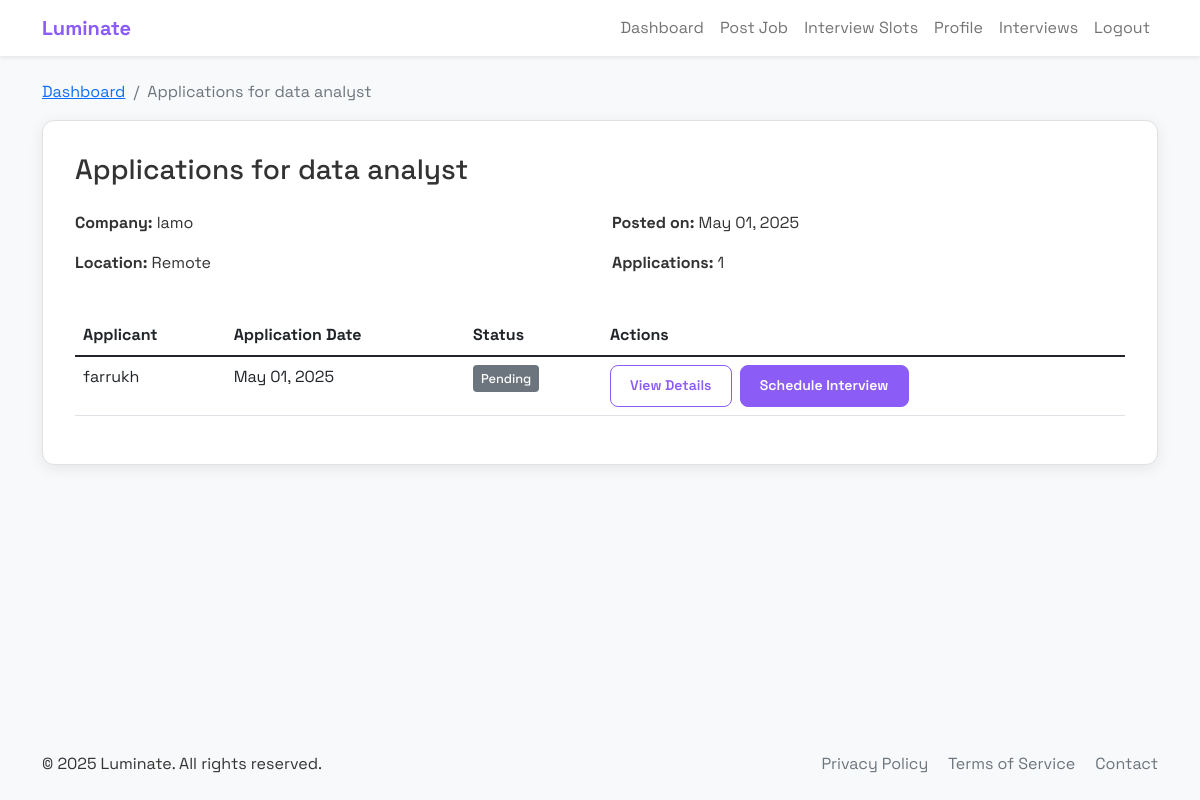
The page /view_applications/1 (signed in) on the database its author committed.
### application.py (models this page shows, shortened)
class Job(db.Model):
    id = db.Column(db.Integer, primary_key=True)
    title = db.Column(db.String(100), nullable=False)
    company = db.Column(db.String(100), nullable=False)
    description = db.Column(db.Text, nullable=False)
    required_skills = db.Column(db.String(500), nullable=False)
    location = db.Column(db.String(100))
    salary = db.Column(db.String(50))
    date_posted = db.Column(db.DateTime, default=datetime.utcnow)
    employer_id = db.Column(db.Integer, db.ForeignKey('user.id'), nullable=False)
    applications = db.relationship('Application', backref='job', lazy=True)

class Application(db.Model):
    id = db.Column(db.Integer, primary_key=True)
    user_id = db.Column(db.Integer, db.ForeignKey('user.id'), nullable=False)
    job_id = db.Column(db.Integer, db.ForeignKey('job.id'), nullable=False)
    status = db.Column(db.String(20), default='Pending')
    resume_path = db.Column(db.String(200))
    cover_letter = db.Column(db.Text)
    date_applied = db.Column(db.DateTime, default=datetime.utcnow)
    interview_date = db.Column(db.DateTime)

class User(db.Model):
    id = db.Column(db.Integer, primary_key=True)
    name = db.Column(db.String(100), nullable=False)
    email = db.Column(db.String(120), unique=True, nullable=False)
    password_hash = db.Column(db.String(256), nullable=False)
    is_employer = db.Column(db.Boolean, default=False)
    company = db.Column(db.String(100))
    title = db.Column(db.String(100))
    phone = db.Column(db.String(20))
    location = db.Column(db.String(100))
    skills = db.Column(db.String(500))
    resume_path = db.Column(db.String(200))
    profile_image = db.Column(db.String(200))  # Added for profile image
    jobs = db.relationship('Job', backref='employer', lazy=True)
    applications = db.relationship('Application', backref='applicant', lazy=True)
    activities = db.relationship('Activity', backref='user', lazy=True)

### application.py (the view)
@app.route('/view_applications/<int:job_id>')
def view_applications(job_id):
    if 'user_id' not in session or not session.get('is_employer'):
        flash('Please login as employer', 'danger')
        return redirect(url_for('login'))
    job = Job.query.get_or_404(job_id)
    if job.employer_id != session['user_id']:
        flash('Unauthorized access', 'danger')
        return redirect(url_for('employer_dashboard'))
    applications = Application.query.filter_by(job_id=job.id).all()
    return render_template('view_applications.html', job=job, applications=applications)

### templates/view_applications.html (shortened to what this page needs)
{% extends "base.html" %}
{% block content %}
<div class="row mb-4">
    <div class="col-12">
        <nav aria-label="breadcrumb" class="animate-fade-in">
            <ol class="breadcrumb">
                <li class="breadcrumb-item"><a href="{{ url_for('employer_dashboard') }}">Dashboard</a></li>
                <li class="breadcrumb-item active" aria-current="page">Applications for {{ job.title }}</li>
            </ol>
        </nav>
        <div class="content-card animate-fade-in">
            <h1 class="h3 mb-4">Applications for {{ job.title }}</h1>
            <div class="job-details mb-4">
                <div class="row">
                    <div class="col-md-6">
                        <p><strong>Company:</strong> {{ job.company }}</p>
                        <p><strong>Location:</strong> {{ job.location or 'Remote' }}</p>
                    </div>
                    <div class="col-md-6">
                        <p><strong>Posted on:</strong> {{ job.date_posted.strftime('%b %d, %Y') }}</p>
                        <p><strong>Applications:</strong> {{ applications|length }}</p>
                    </div>
                </div>
            </div>
            {% if applications %}
                <div class="table-responsive">
                    <table class="table table-hover">
                        <thead>
                            <tr>
                                <th>Applicant</th>
                                <th>Application Date</th>
                                <th>Status</th>
                                <th>Actions</th>
                            </tr>
                        </thead>
                        <tbody>
                            {% for application in applications %}
                                <tr>
                                    <td>{{ application.applicant.name }}</td>
                                    <td>{{ application.date_applied.strftime('%b %d, %Y') }}</td>
                                    <td>
                                        <span class="status-badge status-{{ application.status.lower() }}">
                                            {{ application.status }}
                                        </span>
                                    </td>
                                    <td>
                                        <div class="d-flex">
                                            <a href="#" class="btn btn-sm btn-outline-primary me-2" data-bs-toggle="modal" data-bs-target="#applicationModal{{ application.id }}">
                                                View Details
                                            </a>
                                            {% if application.status != 'Interview Scheduled' %}
                                                <a href="{{ url_for('schedule_interview', application_id=application.id) }}" class="btn btn-sm btn-primary">
                                                    Schedule Interview
                                                </a>
                                            {% else %}
                                                <a href="{{ url_for('interviews') }}" class="btn btn-sm btn-success">
                                                    View Interview
                                                </a>
                                            {% endif %}
                                        </div>
                                    </td>
                                </tr>
                            {% endfor %}
                        </tbody>
                    </table>
                </div>
            {% else %}
                <div class="text-center py-4">
                    <i class="bi bi-inbox text-muted mb-3" style="font-size: 3rem;"></i>
                    <h5>No Applications Yet</h5>
                    <p class="text-muted">There are no applications for this job yet.</p>
                </div>
            {% endif %}
        </div>
    </div>
</div>
{% endblock %}

### static/css/styles.css (style rules this page uses)
:root { --primary-color: #8B5CF6; --primary-hover: #7C3AED; --secondary-color: #64b5f6; --background-color: #f8f9fa; --card-bg: #ffffff; --text-color: #333333; --border-color: #e0e0e0; --shadow: 0 4px 15px rgba(0, 0, 0, 0.08); --shadow-hover: 0 6px 20px rgba(0, 0, 0, 0.1); --border-radius: 12px; --transition: all 0.3s ease; }
body { font-family: 'Space Grotesk', sans-serif; background-color: var(--background-color); color: var(--text-color); margin: 0; padding: 0; display: flex; flex-direction: column; min-height: 100vh; }
h1, h2, h3, h4, h5, h6 { font-weight: 700; }
button, .btn { font-family: 'Space Grotesk', sans-serif; }
.animate-fade-in { opacity: 0; transform: translateY(10px); transition: opacity 0.5s ease, transform 0.5s ease; }
.animate-fade-in.show, .animate-pop-in.show { opacity: 1; transform: translateY(0) scale(1); }
.content-card { background: var(--card-bg); border-radius: var(--border-radius); box-shadow: var(--shadow); padding: 2rem; margin-bottom: 1.5rem; border: 1px solid var(--border-color); transition: var(--transition); }
.btn { border-radius: 8px; padding: 0.6rem 1.2rem; font-weight: 600; transition: var(--transition); }
.btn-primary { background-color: var(--primary-color); border-color: var(--primary-color); }
.btn-outline-primary { color: var(--primary-color); border-color: var(--primary-color); }
.status-badge { padding: 0.4em 0.8em; border-radius: 20px; font-size: 0.85em; font-weight: 500; text-transform: capitalize; display: inline-block; }
.status-pending { background-color: #fff3cd; color: #664d03; }
.status-pending { background-color: #6c757d; color: white; padding: 4px 8px; border-radius: 4px; font-size: 0.8rem; }

### rows shown on the page
Job: title "data analyst", company "lamo", location "Remote", date_posted "May 01, 2025"
Application: applicant.name "farrukh", date_applied "May 01, 2025", status "Pending"

### other values the page prints
{{ applications|length }} "1"
